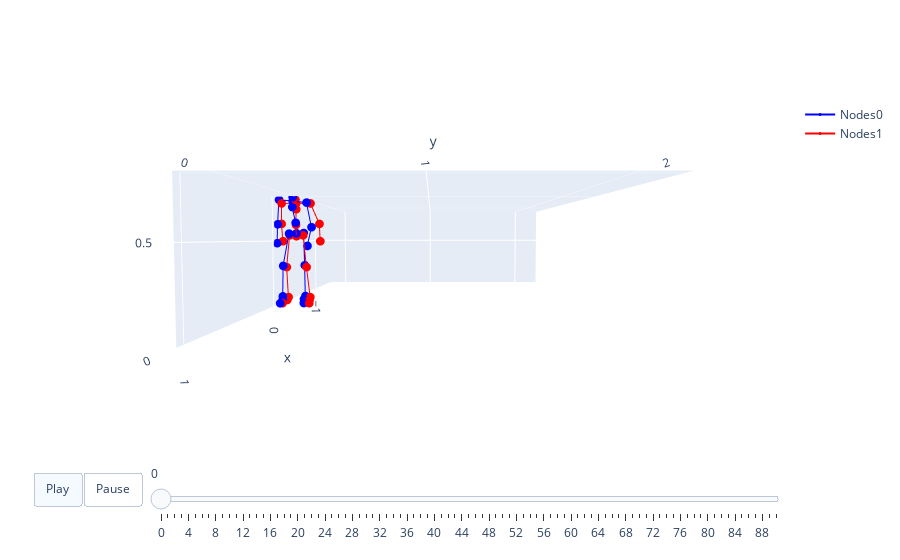

Notebook source saved alongside this figure:
### Code cell
x = gt_motion[0].detach().cpu().numpy()
y = x_recon[0].detach().cpu().numpy()
visualize_2motions(x, train_loader.dataset.std, train_loader.dataset.mean, args.dataname, m_length[0], y)

### Figure 1 — Plotly figure (JSON) as saved in the notebook; plotly's stock layout.template omitted (floating-point values rounded to 4 significant figures)
{"data": [{"marker": {"color": "blue", "size": 3}, "mode": "lines+markers", "name": "Nodes0", "type": "scatter3d", "x": [0, 0.01401, null, 0.01401, 0.04256, null, 0.04256, -0.01561, null, -0.01561, 0.004814, null, 0.004814, 0.0576, null, 0, -0.01401, null, -0.01401, -0.008583, null, -0.008583, -0.05341, null, -0.05341, -0.03111, null, -0.03111, 0.01814, null, 0, 0.009559, null, 0.009559, 0.01044, null, 0.01044, 0.008575, null, 0.008575, 0.01476, null, 0.008575, -0.005439, null, -0.005439, -0.03894, null, -0.03894, -0.03005, null, 0.008575, 0.02259, null, 0.02259, -0.01749, null, -0.01749, -0.0049, null], "y": [0, -0.05001, null, -0.05001, -0.08571, null, -0.08571, -0.1157, null, -0.1157, -0.108, null, -0.108, -0.1058, null, 0, 0.05001, null, 0.05001, 0.05694, null, 0.05694, 0.04348, null, 0.04348, 0.03993, null, 0.03993, 0.05581, null, 0, -0.001349, null, -0.001349, -0.02467, null, -0.02467, -0.02172, null, -0.02172, -0.01932, null, -0.02172, -0.1302, null, -0.1302, -0.1571, null, -0.1571, -0.1591, null, -0.02172, 0.08673, null, 0.08673, 0.1086, null, 0.1086, 0.08014, null], "z": [0.5589, 0.5564, null, 0.5564, 0.3157, null, 0.3157, 0.07857, null, 0.07857, 0.05757, null, 0.05757, 0.03813, null, 0.5589, 0.5615, null, 0.5615, 0.3166, null, 0.3166, 0.07513, null, 0.07513, 0.05497, null, 0.05497, 0.03284, null, 0.5589, 0.6384, null, 0.6384, 0.7561, null, 0.7561, 0.7999, null, 0.7999, 0.8292, null, 0.7999, 0.8118, null, 0.8118, 0.6288, null, 0.6288, 0.4841, null, 0.7999, 0.788, null, 0.788, 0.6057, null, 0.6057, 0.4641, null]}, {"marker": {"color": "red", "size": 3}, "mode": "lines+markers", "name": "Nodes1", "type": "scatter3d", "x": [0, 3.616e-07, null, 3.616e-07, 0.003949, null, 0.003949, -0.04515, null, -0.04515, -0.0225, null, -0.0225, 0.0279, null, 0, -3.619e-07, null, -3.619e-07, 0.003944, null, 0.003944, -0.04516, null, -0.04516, -0.0225, null, -0.0225, 0.02789, null, 0, 0.006975, null, 0.006975, -0.0007752, null, -0.0007752, -0.0003748, null, -0.0003748, 0.01264, null, -0.0003748, -0.0003979, null, -0.0003979, -0.08744, null, -0.08744, -0.1074, null, -0.0003748, -0.0003983, null, -0.0003983, -0.08744, null, -0.08744, -0.1074, null], "y": [0, -0.05088, null, -0.05088, -0.07484, null, -0.07484, -0.08394, null, -0.08394, -0.08573, null, -0.08573, -0.1002, null, 0, 0.05088, null, 0.05088, 0.07484, null, 0.07484, 0.08394, null, 0.08394, 0.08573, null, 0.08573, 0.1002, null, 0, 9.682e-07, null, 9.682e-07, 3.882e-06, null, 3.882e-06, 3.727e-06, null, 3.727e-06, 3.769e-06, null, 3.727e-06, -0.1087, null, -0.1087, -0.1473, null, -0.1473, -0.1466, null, 3.727e-06, 0.1087, null, 0.1087, 0.1473, null, 0.1473, 0.1466, null], "z": [0.5368, 0.5438, null, 0.5438, 0.3035, null, 0.3035, 0.06766, null, 0.06766, 0.04925, null, 0.04925, 0.0337, null, 0.5368, 0.5438, null, 0.5438, 0.3035, null, 0.3035, 0.06766, null, 0.06766, 0.04925, null, 0.04925, 0.0337, null, 0.5368, 0.623, null, 0.623, 0.7406, null, 0.7406, 0.7843, null, 0.7843, 0.8105, null, 0.7843, 0.7842, null, 0.7842, 0.6336, null, 0.6336, 0.4986, null, 0.7843, 0.7842, null, 0.7842, 0.6336, null, 0.6336, 0.4986, null]}], "layout": {"scene": {"aspectmode": "manual", "aspectratio": {"x": 2.591, "y": 2.423, "z": 0.8334}, "camera": {"eye": {"x": 3, "y": 0, "z": 0.1}}, "xaxis": {"range": [-1.54, 1.052]}, "yaxis": {"range": [-0.1793, 2.244]}, "zaxis": {"range": [-2.583e-09, 0.8334]}}, "sliders": [{"len": 0.9, "pad": {"b": 10, "t": 60}, "steps": [{"args": [["frame0"], {"frame": {"duration": 0}, "fromcurrent": true, "mode": "immediate", "transition": {"duration": 0, "easing": "linear"}}], "label": "0", "method": "animate"}, {"args": [["frame1"], {"frame": {"duration": 0}, "fromcurrent": true, "mode": "immediate", "transition": {"duration": 0, "easing": "linear"}}], "label": "1", "method": "animate"}, {"args": [["frame2"], {"frame": {"duration": 0}, "fromcurrent": true, "mode": "immediate", "transition": {"duration": 0, "easing": "linear"}}], "label": "2", "method": "animate"}, {"args": [["frame3"], {"frame": {"duration": 0}, "fromcurrent": true, "mode": "immediate", "transition": {"duration": 0, "easing": "linear"}}], "label": "3", "method": "animate"}, {"args": [["frame4"], {"frame": {"duration": 0}, "fromcurrent": true, "mode": "immediate", "transition": {"duration": 0, "easing": "linear"}}], "label": "4", "method": "animate"}, {"args": [["frame5"], {"frame": {"duration": 0}, "fromcurrent": true, "mode": "immediate", "transition": {"duration": 0, "easing": "linear"}}], "label": "5", "method": "animate"}, {"args": [["frame6"], {"frame": {"duration": 0}, "fromcurrent": true, "mode": "immediate", "transition": {"duration": 0, "easing": "linear"}}], "label": "6", "method": "animate"}, {"args": [["frame7"], {"frame": {"duration": 0}, "fromcurrent": true, "mode": "immediate", "transition": {"duration": 0, "easing": "linear"}}], "label": "7", "method": "animate"}, {"args": [["frame8"], {"frame": {"duration": 0}, "fromcurrent": true, "mode": "immediate", "transition": {"duration": 0, "easing": "linear"}}], "label": "8", "method": "animate"}, {"args": [["frame9"], {"frame": {"duration": 0}, "fromcurrent": true, "mode": "immediate", "transition": {"duration": 0, "easing": "linear"}}], "label": "9", "method": "animate"}, {"args": [["frame10"], {"frame": {"duration": 0}, "fromcurrent": true, "mode": "immediate", "transition": {"duration": 0, "easing": "linear"}}], "label": "10", "method": "animate"}, {"args": [["frame11"], {"frame": {"duration": 0}, "fromcurrent": true, "mode": "immediate", "transition": {"duration": 0, "easing": "linear"}}], "label": "11", "method": "animate"}, {"args": [["frame12"], {"frame": {"duration": 0}, "fromcurrent": true, "mode": "immediate", "transition": {"duration": 0, "easing": "linear"}}], "label": "12", "method": "animate"}, {"args": [["frame13"], {"frame": {"duration": 0}, "fromcurrent": true, "mode": "immediate", "transition": {"duration": 0, "easing": "linear"}}], "label": "13", "method": "animate"}, {"args": [["frame14"], {"frame": {"duration": 0}, "fromcurrent": true, "mode": "immediate", "transition": {"duration": 0, "easing": "linear"}}], "label": "14", "method": "animate"}, {"args": [["frame15"], {"frame": {"duration": 0}, "fromcurrent": true, "mode": "immediate", "transition": {"duration": 0, "easing": "linear"}}], "label": "15", "method": "animate"}, {"args": [["frame16"], {"frame": {"duration": 0}, "fromcurrent": true, "mode": "immediate", "transition": {"duration": 0, "easing": "linear"}}], "label": "16", "method": "animate"}, {"args": [["frame17"], {"frame": {"duration": 0}, "fromcurrent": true, "mode": "immediate", "transition": {"duration": 0, "easing": "linear"}}], "label": "17", "method": "animate"}, {"args": [["frame18"], {"frame": {"duration": 0}, "fromcurrent": true, "mode": "immediate", "transition": {"duration": 0, "easing": "linear"}}], "label": "18", "method": "animate"}, {"args": [["frame19"], {"frame": {"duration": 0}, "fromcurrent": true, "mode": "immediate", "transition": {"duration": 0, "easing": "linear"}}], "label": "19", "method": "animate"}, {"args": [["frame20"], {"frame": {"duration": 0}, "fromcurrent": true, "mode": "immediate", "transition": {"duration": 0, "easing": "linear"}}], "label": "20", "method": "animate"}, {"args": [["frame21"], {"frame": {"duration": 0}, "fromcurrent": true, "mode": "immediate", "transition": {"duration": 0, "easing": "linear"}}], "label": "21", "method": "animate"}, {"args": [["frame22"], {"frame": {"duration": 0}, "fromcurrent": true, "mode": "immediate", "transition": {"duration": 0, "easing": "linear"}}], "label": "22", "method": "animate"}, {"args": [["frame23"], {"frame": {"duration": 0}, "fromcurrent": true, "mode": "immediate", "transition": {"duration": 0, "easing": "linear"}}], "label": "23", "method": "animate"}, {"args": [["frame24"], {"frame": {"duration": 0}, "fromcurrent": true, "mode": "immediate", "transition": {"duration": 0, "easing": "linear"}}], "label": "24", "method": "animate"}, {"args": [["frame25"], {"frame": {"duration": 0}, "fromcurrent": true, "mode": "immediate", "transition": {"duration": 0, "easing": "linear"}}], "label": "25", "method": "animate"}, {"args": [["frame26"], {"frame": {"duration": 0}, "fromcurrent": true, "mode": "immediate", "transition": {"duration": 0, "easing": "linear"}}], "label": "26", "method": "animate"}, {"args": [["frame27"], {"frame": {"duration": 0}, "fromcurrent": true, "mode": "immediate", "transition": {"duration": 0, "easing": "linear"}}], "label": "27", "method": "animate"}, {"args": [["frame28"], {"frame": {"duration": 0}, "fromcurrent": true, "mode": "immediate", "transition": {"duration": 0, "easing": "linear"}}], "label": "28", "method": "animate"}, {"args": [["frame29"], {"frame": {"duration": 0}, "fromcurrent": true, "mode": "immediate", "transition": {"duration": 0, "easing": "linear"}}], "label": "29", "method": "animate"}, {"args": [["frame30"], {"frame": {"duration": 0}, "fromcurrent": true, "mode": "immediate", "transition": {"duration": 0, "easing": "linear"}}], "label": "30", "method": "animate"}, {"args": [["frame31"], {"frame": {"duration": 0}, "fromcurrent": true, "mode": "immediate", "transition": {"duration": 0, "easing": "linear"}}], "label": "31", "method": "animate"}, {"args": [["frame32"], {"frame": {"duration": 0}, "fromcurrent": true, "mode": "immediate", "transition": {"duration": 0, "easing": "linear"}}], "label": "32", "method": "animate"}, {"args": [["frame33"], {"frame": {"duration": 0}, "fromcurrent": true, "mode": "immediate", "transition": {"duration": 0, "easing": "linear"}}], "label": "33", "method": "animate"}, {"args": [["frame34"], {"frame": {"duration": 0}, "fromcurrent": true, "mode": "immediate", "transition": {"duration": 0, "easing": "linear"}}], "label": "34", "method": "animate"}, {"args": [["frame35"], {"frame": {"duration": 0}, "fromcurrent": true, "mode": "immediate", "transition": {"duration": 0, "easing": "linear"}}], "label": "35", "method": "animate"}, {"args": [["frame36"], {"frame": {"duration": 0}, "fromcurrent": true, "mode": "immediate", "transition": {"duration": 0, "easing": "linear"}}], "label": "36", "method": "animate"}, {"args": [["frame37"], {"frame": {"duration": 0}, "fromcurrent": true, "mode": "immediate", "transition": {"duration": 0, "easing": "linear"}}], "label": "37", "method": "animate"}, {"args": [["frame38"], {"frame": {"duration": 0}, "fromcurrent": true, "mode": "immediate", "transition": {"duration": 0, "easing": "linear"}}], "label": "38", "method": "animate"}, {"args": [["frame39"], {"frame": {"duration": 0}, "fromcurrent": true, "mode": "immediate", "transition": {"duration": 0, "easing": "linear"}}], "label": "39", "method": "animate"}, {"args": [["frame40"], {"frame": {"duration": 0}, "fromcurrent": true, "mode": "immediate", "transition": {"duration": 0, "easing": "linear"}}], "label": "40", "method": "animate"}, {"args": [["frame41"], {"frame": {"duration": 0}, "fromcurrent": true, "mode": "immediate", "transition": {"duration": 0, "easing": "linear"}}], "label": "41", "method": "animate"}, {"args": [["frame42"], {"frame": {"duration": 0}, "fromcurrent": true, "mode": "immediate", "transition": {"duration": 0, "easing": "linear"}}], "label": "42", "method": "animate"}, {"args": [["frame43"], {"frame": {"duration": 0}, "fromcurrent": true, "mode": "immediate", "transition": {"duration": 0, "easing": "linear"}}], "label": "43", "method": "animate"}, {"args": [["frame44"], {"frame": {"duration": 0}, "fromcurrent": true, "mode": "immediate", "transition": {"duration": 0, "easing": "linear"}}], "label": "44", "method": "animate"}, {"args": [["frame45"], {"frame": {"duration": 0}, "fromcurrent": true, "mode": "immediate", "transition": {"duration": 0, "easing": "linear"}}], "label": "45", "method": "animate"}, {"args": [["frame46"], {"frame": {"duration": 0}, "fromcurrent": true, "mode": "immediate", "transition": {"duration": 0, "easing": "linear"}}], "label": "46", "method": "animate"}, {"args": [["frame47"], {"frame": {"duration": 0}, "fromcurrent": true, "mode": "immediate", "transition": {"duration": 0, "easing": "linear"}}], "label": "47", "method": "animate"}, {"args": [["frame48"], {"frame": {"duration": 0}, "fromcurrent": true, "mode": "immediate", "transition": {"duration": 0, "easing": "linear"}}], "label": "48", "method": "animate"}, {"args": [["frame49"], {"frame": {"duration": 0}, "fromcurrent": true, "mode": "immediate", "transition": {"duration": 0, "easing": "linear"}}], "label": "49", "method": "animate"}, {"args": [["frame50"], {"frame": {"duration": 0}, "fromcurrent": true, "mode": "immediate", "transition": {"duration": 0, "easing": "linear"}}], "label": "50", "method": "animate"}, {"args": [["frame51"], {"frame": {"duration": 0}, "fromcurrent": true, "mode": "immediate", "transition": {"duration": 0, "easing": "linear"}}], "label": "51", "method": "animate"}, {"args": [["frame52"], {"frame": {"duration": 0}, "fromcurrent": true, "mode": "immediate", "transition": {"duration": 0, "easing": "linear"}}], "label": "52", "method": "animate"}, {"args": [["frame53"], {"frame": {"duration": 0}, "fromcurrent": true, "mode": "immediate", "transition": {"duration": 0, "easing": "linear"}}], "label": "53", "method": "animate"}, {"args": [["frame54"], {"frame": {"duration": 0}, "fromcurrent": true, "mode": "immediate", "transition": {"duration": 0, "easing": "linear"}}], "label": "54", "method": "animate"}, {"args": [["frame55"], {"frame": {"duration": 0}, "fromcurrent": true, "mode": "immediate", "transition": {"duration": 0, "easing": "linear"}}], "label": "55", "method": "animate"}, {"args": [["frame56"], {"frame": {"duration": 0}, "fromcurrent": true, "mode": "immediate", "transition": {"duration": 0, "easing": "linear"}}], "label": "56", "method": "animate"}, {"args": [["frame57"], {"frame": {"duration": 0}, "fromcurrent": true, "mode": "immediate", "transition": {"duration": 0, "easing": "linear"}}], "label": "57", "method": "animate"}, {"args": [["frame58"], {"frame": {"duration": 0}, "fromcurrent": true, "mode": "immediate", "transition": {"duration": 0, "easing": "linear"}}], "label": "58", "method": "animate"}, {"args": [["frame59"], {"frame": {"duration": 0}, "fromcurrent": true, "mode": "immediate", "transition": {"duration": 0, "easing": "linear"}}], "label": "59", "method": "animate"}, {"args": [["frame60"], {"frame": {"duration": 0}, "fromcurrent": true, "mode": "immediate", "transition": {"duration": 0, "easing": "linear"}}], "label": "60", "method": "animate"}, {"args": [["frame61"], {"frame": {"duration": 0}, "fromcurrent": true, "mode": "immediate", "transition": {"duration": 0, "easing": "linear"}}], "label": "61", "method": "animate"}, {"args": [["frame62"], {"frame": {"duration": 0}, "fromcurrent": true, "mode": "immediate", "transition": {"duration": 0, "easing": "linear"}}], "label": "62", "method": "animate"}, {"args": [["frame63"], {"frame": {"duration": 0}, "fromcurrent": true, "mode": "immediate", "transition": {"duration": 0, "easing": "linear"}}], "label": "63", "method": "animate"}, {"args": [["frame64"], {"frame": {"duration": 0}, "fromcurrent": true, "mode": "immediate", "transition": {"duration": 0, "easing": "linear"}}], "label": "64", "method": "animate"}, {"args": [["frame65"], {"frame": {"duration": 0}, "fromcurrent": true, "mode": "immediate", "transition": {"duration": 0, "easing": "linear"}}], "label": "65", "method": "animate"}, {"args": [["frame66"], {"frame": {"duration": 0}, "fromcurrent": true, "mode": "immediate", "transition": {"duration": 0, "easing": "linear"}}], "label": "66", "method": "animate"}, {"args": [["frame67"], {"frame": {"duration": 0}, "fromcurrent": true, "mode": "immediate", "transition": {"duration": 0, "easing": "linear"}}], "label": "67", "method": "animate"}, {"args": [["frame68"], {"frame": {"duration": 0}, "fromcurrent": true, "mode": "immediate", "transition": {"duration": 0, "easing": "linear"}}], "label": "68", "method": "animate"}, {"args": [["frame69"], {"frame": {"duration": 0}, "fromcurrent": true, "mode": "immediate", "transition": {"duration": 0, "easing": "linear"}}], "label": "69", "method": "animate"}, {"args": [["frame70"], {"frame": {"duration": 0}, "fromcurrent": true, "mode": "immediate", "transition": {"duration": 0, "easing": "linear"}}], "label": "70", "method": "animate"}, {"args": [["frame71"], {"frame": {"duration": 0}, "fromcurrent": true, "mode": "immediate", "transition": {"duration": 0, "easing": "linear"}}], "label": "71", "method": "animate"}, {"args": [["frame72"], {"frame": {"duration": 0}, "fromcurrent": true, "mode": "immediate", "transition": {"duration": 0, "easing": "linear"}}], "label": "72", "method": "animate"}, {"args": [["frame73"], {"frame": {"duration": 0}, "fromcurrent": true, "mode": "immediate", "transition": {"duration": 0, "easing": "linear"}}], "label": "73", "method": "animate"}, {"args": [["frame74"], {"frame": {"duration": 0}, "fromcurrent": true, "mode": "immediate", "transition": {"duration": 0, "easing": "linear"}}], "label": "74", "method": "animate"}, {"args": [["frame75"], {"frame": {"duration": 0}, "fromcurrent": true, "mode": "immediate", "transition": {"duration": 0, "easing": "linear"}}], "label": "75", "method": "animate"}, {"args": [["frame76"], {"frame": {"duration": 0}, "fromcurrent": true, "mode": "immediate", "transition": {"duration": 0, "easing": "linear"}}], "label": "76", "method": "animate"}, {"args": [["frame77"], {"frame": {"duration": 0}, "fromcurrent": true, "mode": "immediate", "transition": {"duration": 0, "easing": "linear"}}], "label": "77", "method": "animate"}, {"args": [["frame78"], {"frame": {"duration": 0}, "fromcurrent": true, "mode": "immediate", "transition": {"duration": 0, "easing": "linear"}}], "label": "78", "method": "animate"}, {"args": [["frame79"], {"frame": {"duration": 0}, "fromcurrent": true, "mode": "immediate", "transition": {"duration": 0, "easing": "linear"}}], "label": "79", "method": "animate"}, {"args": [["frame80"], {"frame": {"duration": 0}, "fromcurrent": true, "mode": "immediate", "transition": {"duration": 0, "easing": "linear"}}], "label": "80", "method": "animate"}, {"args": [["frame81"], {"frame": {"duration": 0}, "fromcurrent": true, "mode": "immediate", "transition": {"duration": 0, "easing": "linear"}}], "label": "81", "method": "animate"}, {"args": [["frame82"], {"frame": {"duration": 0}, "fromcurrent": true, "mode": "immediate", "transition": {"duration": 0, "easing": "linear"}}], "label": "82", "method": "animate"}, {"args": [["frame83"], {"frame": {"duration": 0}, "fromcurrent": true, "mode": "immediate", "transition": {"duration": 0, "easing": "linear"}}], "label": "83", "method": "animate"}, {"args": [["frame84"], {"frame": {"duration": 0}, "fromcurrent": true, "mode": "immediate", "transition": {"duration": 0, "easing": "linear"}}], "label": "84", "method": "animate"}, {"args": [["frame85"], {"frame": {"duration": 0}, "fromcurrent": true, "mode": "immediate", "transition": {"duration": 0, "easing": "linear"}}], "label": "85", "method": "animate"}, {"args": [["frame86"], {"frame": {"duration": 0}, "fromcurrent": true, "mode": "immediate", "transition": {"duration": 0, "easing": "linear"}}], "label": "86", "method": "animate"}, {"args": [["frame87"], {"frame": {"duration": 0}, "fromcurrent": true, "mode": "immediate", "transition": {"duration": 0, "easing": "linear"}}], "label": "87", "method": "animate"}, {"args": [["frame88"], {"frame": {"duration": 0}, "fromcurrent": true, "mode": "immediate", "transition": {"duration": 0, "easing": "linear"}}], "label": "88", "method": "animate"}, {"args": [["frame89"], {"frame": {"duration": 0}, "fromcurrent": true, "mode": "immediate", "transition": {"duration": 0, "easing": "linear"}}], "label": "89", "method": "animate"}, {"args": [["frame90"], {"frame": {"duration": 0}, "fromcurrent": true, "mode": "immediate", "transition": {"duration": 0, "easing": "linear"}}], "label": "90", "method": "animate"}], "x": 0.1, "y": 0}], "updatemenus": [{"buttons": [{"args": [null, {"frame": {"duration": 40}, "fromcurrent": true, "mode": "immediate", "transition": {"duration": 40, "easing": "linear"}}], "label": "Play", "method": "animate"}, {"args": [[null], {"frame": {"duration": 0}, "fromcurrent": true, "mode": "immediate", "transition": {"duration": 0, "easing": "linear"}}], "label": "Pause", "method": "animate"}], "direction": "left", "pad": {"r": 10, "t": 70}, "type": "buttons", "x": 0.1, "y": 0}]}}
